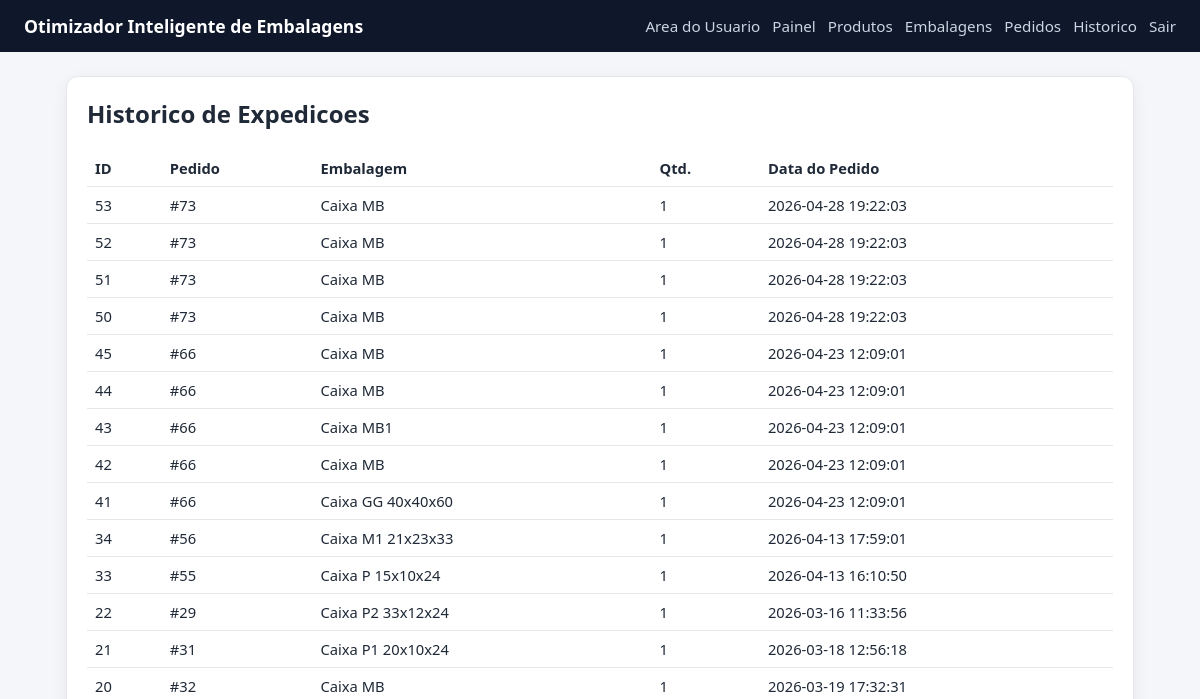
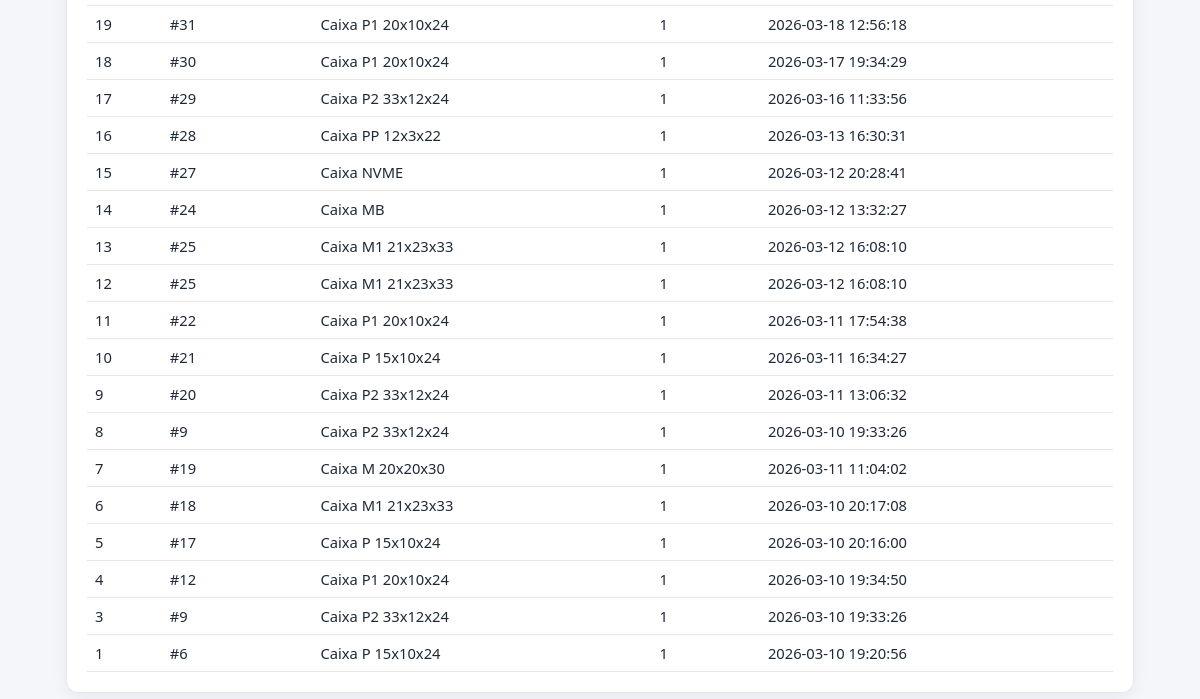
Page /history (signed in) on the earlier database version (2 pictures, top to bottom).
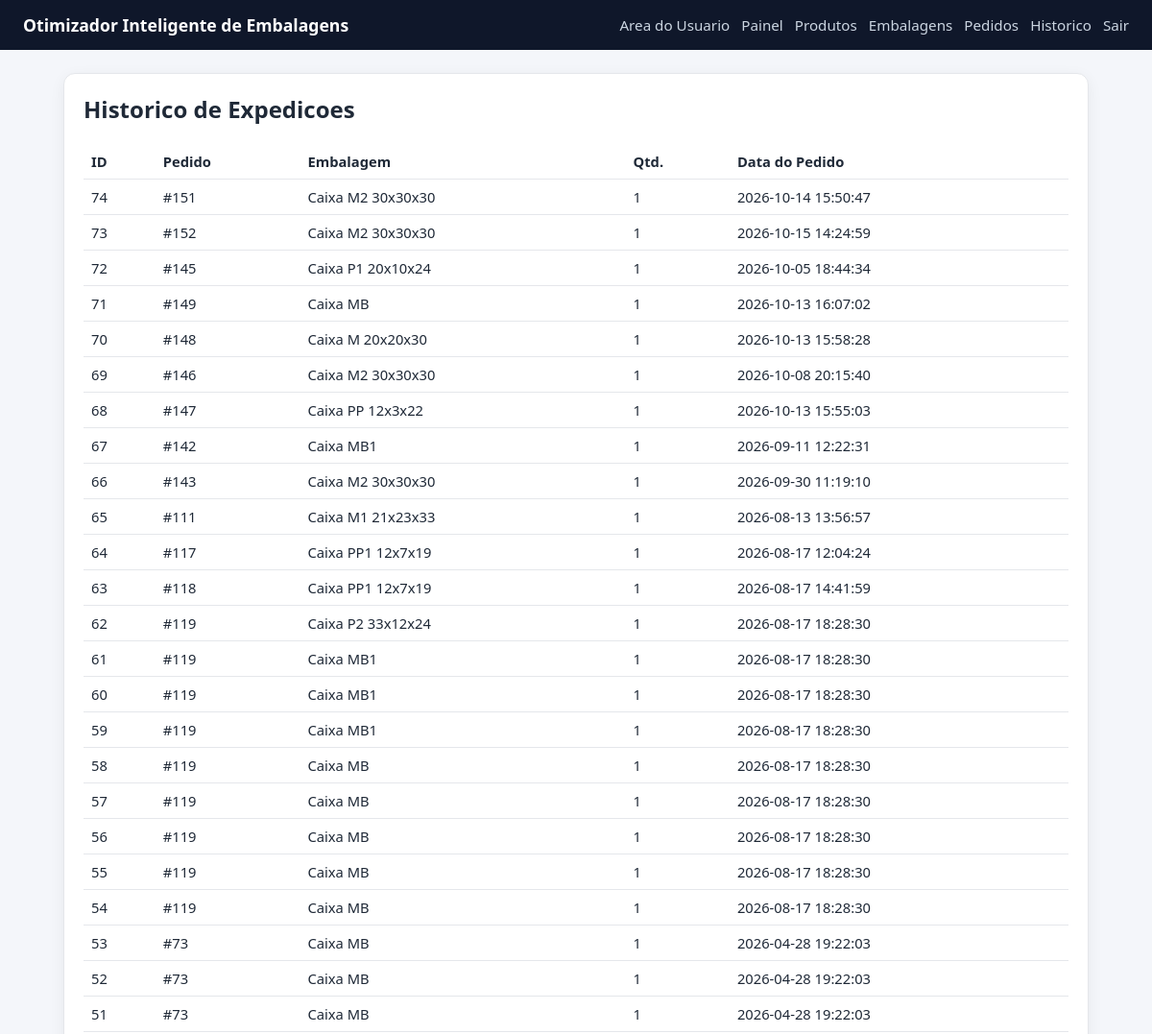
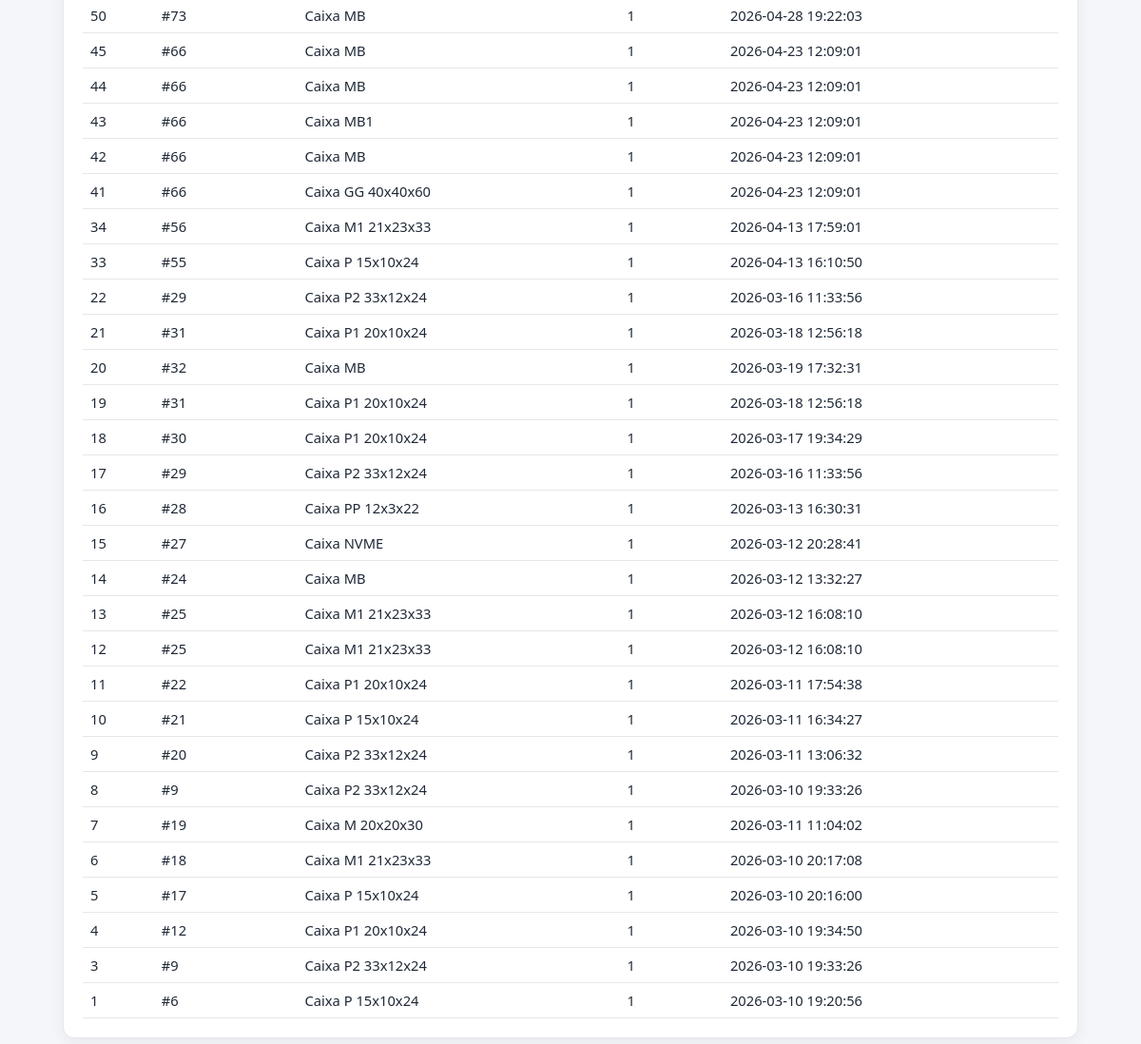
Same page on the later database version (2 pictures, top to bottom).
### tables this page shows
CREATE TABLE shipment_history (
                id INTEGER PRIMARY KEY AUTOINCREMENT,
                order_id INTEGER NOT NULL,
                box_id INTEGER NOT NULL, quantity INTEGER NOT NULL DEFAULT 1, assignments_json TEXT,
                FOREIGN KEY(order_id) REFERENCES orders(id),
                FOREIGN KEY(box_id) REFERENCES boxes(id)
            );

CREATE TABLE boxes (
                id INTEGER PRIMARY KEY AUTOINCREMENT,
                name TEXT NOT NULL UNIQUE,
                length_cm REAL NOT NULL,
                width_cm REAL NOT NULL,
                height_cm REAL NOT NULL,
                max_weight REAL NOT NULL
            , is_active INTEGER NOT NULL DEFAULT 1, max_capacity_weight REAL);

CREATE TABLE orders (
                id INTEGER PRIMARY KEY AUTOINCREMENT,
                created_at TEXT NOT NULL DEFAULT CURRENT_TIMESTAMP
            );

### app_volum.py (the view)
@app.route("/history", methods=["GET"])
@admin_required
def history():
    rows = list_shipment_history(DB_PATH)
    return render_template("history.html", history=rows)

### app_volum.py (called while the page is built)
def admin_required(view_func):
    @wraps(view_func)
    def _wrapped(*args, **kwargs):
        if not session.get("is_admin"):
            next_url = request.path
            return redirect(url_for("admin_login", next=next_url))
        return view_func(*args, **kwargs)
    return _wrapped

### database.py (called while the page is built)
def get_connection(db_path):
    conn = sqlite3.connect(db_path)
    conn.row_factory = sqlite3.Row
    return conn

def list_shipment_history(db_path):
    with closing(get_connection(db_path)) as conn:
        rows = conn.execute(
            """
            SELECT
                sh.id,
                sh.order_id,
                sh.box_id,
                sh.quantity,
                o.created_at,
                b.name AS box_name
            FROM shipment_history sh
            JOIN orders o ON o.id = sh.order_id
            JOIN boxes b ON b.id = sh.box_id
            ORDER BY sh.id DESC
            """
        ).fetchall()
    return rows

### templates/history.html
{% extends 'base.html' %}
{% block content %}
<section class="card">
    <h2>Historico de Expedicoes</h2>
    <table>
        <thead>
            <tr><th>ID</th><th>Pedido</th><th>Embalagem</th><th>Qtd.</th><th>Data do Pedido</th></tr>
        </thead>
        <tbody>
        {% for row in history %}
            <tr>
                <td>{{ row['id'] }}</td>
                <td>#{{ row['order_id'] }}</td>
                <td>{{ row['box_name'] }}</td>
                <td>{{ row['quantity'] }}</td>
                <td>{{ row['created_at'] }}</td>
            </tr>
        {% else %}
            <tr><td colspan="5">Ainda nao ha historico de expedicoes.</td></tr>
        {% endfor %}
        </tbody>
    </table>
</section>
{% endblock %}

Differences in the rows shown:
added shipment_history: id "74", order_id "151", box_name "Caixa M2 30x30x30", quantity "1", created_at "2026-10-14 15:50:47"
added shipment_history: id "73", order_id "152", box_name "Caixa M2 30x30x30", quantity "1", created_at "2026-10-15 14:24:59"
added shipment_history: id "72", order_id "145", box_name "Caixa P1 20x10x24", quantity "1", created_at "2026-10-05 18:44:34"
added shipment_history: id "71", order_id "149", box_name "Caixa MB", quantity "1", created_at "2026-10-13 16:07:02"
added shipment_history: id "70", order_id "148", box_name "Caixa M 20x20x30", quantity "1", created_at "2026-10-13 15:58:28"
added shipment_history: id "69", order_id "146", box_name "Caixa M2 30x30x30", quantity "1", created_at "2026-10-08 20:15:40"
added shipment_history: id "68", order_id "147", box_name "Caixa PP 12x3x22", quantity "1", created_at "2026-10-13 15:55:03"
added shipment_history: id "67", order_id "142", box_name "Caixa MB1", quantity "1", created_at "2026-09-11 12:22:31"
added shipment_history: id "66", order_id "143", box_name "Caixa M2 30x30x30", quantity "1", created_at "2026-09-30 11:19:10"
added shipment_history: id "65", order_id "111", box_name "Caixa M1 21x23x33", quantity "1", created_at "2026-08-13 13:56:57"
added shipment_history: id "64", order_id "117", box_name "Caixa PP1 12x7x19", quantity "1", created_at "2026-08-17 12:04:24"
added shipment_history: id "63", order_id "118", box_name "Caixa PP1 12x7x19", quantity "1", created_at "2026-08-17 14:41:59"
added shipment_history: id "62", order_id "119", box_name "Caixa P2 33x12x24", quantity "1", created_at "2026-08-17 18:28:30"
added shipment_history: id "61", order_id "119", box_name "Caixa MB1", quantity "1", created_at "2026-08-17 18:28:30"
added shipment_history: id "60", order_id "119", box_name "Caixa MB1", quantity "1", created_at "2026-08-17 18:28:30"
added shipment_history: id "59", order_id "119", box_name "Caixa MB1", quantity "1", created_at "2026-08-17 18:28:30"
added shipment_history: id "58", order_id "119", box_name "Caixa MB", quantity "1", created_at "2026-08-17 18:28:30"
added shipment_history: id "57", order_id "119", box_name "Caixa MB", quantity "1", created_at "2026-08-17 18:28:30"
added shipment_history: id "56", order_id "119", box_name "Caixa MB", quantity "1", created_at "2026-08-17 18:28:30"
added shipment_history: id "55", order_id "119", box_name "Caixa MB", quantity "1", created_at "2026-08-17 18:28:30"
added shipment_history: id "54", order_id "119", box_name "Caixa MB", quantity "1", created_at "2026-08-17 18:28:30"
